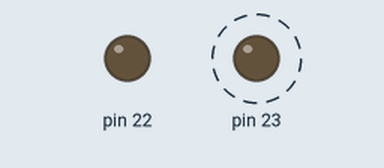
Simulated run of this sketch. Board: Arduino Uno, built with avr-gcc and run on an emulated ATmega328P. Parts: output pins drawn as LEDs (lit = HIGH). Dashed ring = blinking. What the sketch prints to the serial monitor is not drawn.

Above: at 1.0 s.
Timing chart, 0 to 4.7 s (numbered marks = the images above):
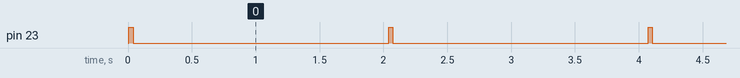

Measured:
- by itself, pin 23: alternates HIGH for 0.03 s and LOW for 2.0 s

The sketch:

WaveGeneration.ino
```cpp
/*=============================================================================
 Creator:      Terence Henriod
 Course:       CPE301
 Section:      1101
 Program Name: Wave Generation
 Revision #:   v0.01
 Date:         10/15/2013

 ==============================================================================*/


/*~~~~~~~~~~~~~~~~~~~~~~~~~~~~~~~~~~~~~~~~~~~~~~~~~~~~~~~~~~~~~~~~~~~~~~~~~~~~~~
 Constants
 ~~~~~~~~~~~~~~~~~~~~~~~~~~~~~~~~~~~~~~~~~~~~~~~~~~~~~~~~~~~~~~~~~~~~~~~~~~~~~~*/

const int DEBUGGING = 1;
const unsigned long int SHORT_DELAY = 150;    // in milliseconds
const unsigned long int MID_DELAY = 300;     // in milliseconds
const unsigned long int LONG_DELAY = 1500;    // in milliseconds


/*~~~~~~~~~~~~~~~~~~~~~~~~~~~~~~~~~~~~~~~~~~~~~~~~~~~~~~~~~~~~~~~~~~~~~~~~~~~~~~
 Function Prototypes
 ~~~~~~~~~~~~~~~~~~~~~~~~~~~~~~~~~~~~~~~~~~~~~~~~~~~~~~~~~~~~~~~~~~~~~~~~~~~~~~*/

void genRectangleWave( unsigned long int frequencyHz, unsigned int dutyCycle );

void openShutter( unsigned int speedCode );

void MyDelay( unsigned long int mSeconds );

void MyMicroDelay( unsigned long int uSeconds );


/*~~~~~~~~~~~~~~~~~~~~~~~~~~~~~~~~~~~~~~~~~~~~~~~~~~~~~~~~~~~~~~~~~~~~~~~~~~~~~~
 Setup
 ~~~~~~~~~~~~~~~~~~~~~~~~~~~~~~~~~~~~~~~~~~~~~~~~~~~~~~~~~~~~~~~~~~~~~~~~~~~~~~*/

void setup()
{
  // variables
  volatile unsigned char* portDDRB = (unsigned char*) 0x24;   // portB DDR (LED)
  *portDDRB |= 0xC0;                         // set pins 7:6 to output (1100 0000)

  /*========= FOR TIMER 1 =====================================================*/
  volatile unsigned char* tcc1A = (unsigned char*) 0x80;   // timer/counter1 control A
  *tcc1A = 0;                                         // set all bits to 0 for normal mode
  // specifically WGM11 and WGM10
  volatile unsigned char* tcc1B = (unsigned char*) 0x81;   // timer/counter1 control B
  *tcc1B = 0;                                         // set all bits to 0 for normal mode
  // specifically WGM13 and WGM11
  // and CS2:0 for clock stop
  volatile unsigned char* tcc1C = (unsigned char*) 0x82;   // timer/counter1 control C
  *tcc1C = 0;                                            // ensure register flags are cleared
  volatile unsigned char* timsk1 = (unsigned char*) 0x6F;  // interrupt mask register
  *timsk1 = 0;                                           // ensure these ar cleared too
  volatile unsigned char* tc1Flag = (unsigned char*) 0x36;  // timer/counter interrupt flag register
  // DO NOT use address 0x16!!!
  *tc1Flag |= 0x01;  // write 1 to clear flag (seriously)
  /*========= END TIMER 1 =====================================================*/

  if( DEBUGGING )
  {
    //Initialize serial and wait for port to open:
    Serial.begin(9600);
    while (!Serial)
    {
      // wait for serial port to connect. Needed for Leonardo only
    }
    Serial.println( "!!!!!!!!!!!!!!!!!!!!!!" );
    Serial.println( "!We are in debug mode!" );
    Serial.println( "!!!!!!!!!!!!!!!!!!!!!!" );
  }

  // no return - void setup
}

/*~~~~~~~~~~~~~~~~~~~~~~~~~~~~~~~~~~~~~~~~~~~~~~~~~~~~~~~~~~~~~~~~~~~~~~~~~~~~~~
 Loop
 ~~~~~~~~~~~~~~~~~~~~~~~~~~~~~~~~~~~~~~~~~~~~~~~~~~~~~~~~~~~~~~~~~~~~~~~~~~~~~~*/

void loop()
{

  // generate 16 kHz wave
  //genRectangleWave( 16000, 50 );

  // generate the 400Hz 'A' tone
  //genRectangleWave( 440, 50 );

  // generate the 500Hz wave with 30% duty cycle
  //genRectangleWave( 500, 30 );

  // test the shutter timer with speedCode 1
  //openShutter( 1 );

  // test the shutter timer with speedCode 5
  openShutter( 5 );

  // test the shutter timer with speedCode 10
  //openShutter( 10 );

  // delay functionality to make difference between loop calls noticeable
  MyDelay( 2000 );

  // end of loop function - restart from main
}

/*~~~~~~~~~~~~~~~~~~~~~~~~~~~~~~~~~~~~~~~~~~~~~~~~~~~~~~~~~~~~~~~~~~~~~~~~~~~~~~
 Function Implementations
 ~~~~~~~~~~~~~~~~~~~~~~~~~~~~~~~~~~~~~~~~~~~~~~~~~~~~~~~~~~~~~~~~~~~~~~~~~~~~~~*/

void genRectangleWave( unsigned long int frequencyHz, unsigned int dutyCycle )
{
  // variables
  volatile unsigned char* portB = (unsigned char*) 0x25;  // for B6
  *portB &= 0x7F;  // ensure signal is low
  volatile unsigned long int period = 0;
  volatile unsigned long int hiDelay = 0;
  volatile unsigned long int loDelay = 0;
  volatile unsigned long int counter = 0;

  // find the period of the wave
  // if the wave vibrates at frequency x, the period is x^-1
  // then x1000000 to convert to useconds conversion
  period = (unsigned long int)( 1000000.0 / frequencyHz );

  // scale the high and low periods according to the duty cycle
  hiDelay = (unsigned long int) ((dutyCycle / 100) * period);
  loDelay = (unsigned long int) (((100 - dutyCycle) / 100) * period);

  // I want the wave to run for 3 seconds, find out how many wave periods per second
  counter = (unsigned long int) (3000000 / period); // x1000000 to adjust for useconds

  // generate wave indefinitely (until we learn escape)
  for( ; counter > 0; counter-- )
  {
    // generate wave indefinitely (until we learn escape)
    // turn output high
    *portB |= 0x40;

    // maintain for the period of the wave
    MyMicroDelay( hiDelay );

    // turn output low
    *portB &= 0xBF;

    // maintain for off period of wave
    MyMicroDelay( loDelay );
  }

  // no return - void
}


void openShutter( unsigned int speedCode )
{
  // variables
  volatile unsigned char* portB = (unsigned char*) 0x25;  // for B7
  *portB &= 0x7F;  // ensure shutter is closed
  volatile unsigned long int openTime = 0;  // in milliseconds

  // determine how long to open the shutter based on the chosen code
  switch( speedCode )
  {
    // shutter speed 0
  case 0:
    // we have decided in this case that the shutter will be open
    // for 1 second. Find the period in milliseconds
    openTime = 1000;
    break;

    // shutter speed 1
  case 1:
    // we have decided in this case that the shutter will be open
    // for 0.5 second. Find the period in milliseconds
    openTime = 500;
    break;

    // shutter speed 2
  case 2:
    // we have decided in this case that the shutter will be open
    // for 0.25 second. Find the period in milliseconds
    openTime = 250;
    break;

    // shutter speed 3
  case 3:
    // we have decided in this case that the shutter will be open
    // for 0.125 second. Find the period in milliseconds
    openTime = 125;
    break;

    // shutter speed 4
  case 4:
    // we have decided in this case that the shutter will be open
    // for 1/15 (o.067) second. Find the period in milliseconds
    openTime = 67;
    break;

    // shutter speed 5
  case 5:
    // we have decided in this case that the shutter will be open
    // for 1/30 (0.0333) second. Find the period in milliseconds
    openTime = 33;
    break;

    // shutter speed 6
  case 6:
    // we have decided in this case that the shutter will be open
    // for 1/60 (0.0167) second. Find the period in milliseconds
    openTime = 17;
    break;

    // shutter speed 7
  case 7:
    // we have decided in this case that the shutter will be open
    // for 1/125 (0.008) second. Find the period in milliseconds
    openTime = 8;
    break;

    // shutter speed 8
  case 8:
    // we have decided in this case that the shutter will be open
    // for 1/250 second. Find the period in milliseconds
    openTime = 4;
    break;

    // shutter speed 9
  case 9:
    // we have decided in this case that the shutter will be open
    // for 1/500 second. Find the period in milliseconds
    openTime = 2;
    break;

    // shutter speed 10
  case 10:
    // we have decided in this case that the shutter will be open
    // for 1/1000 second. Find the period in milliseconds
    openTime = 1;
    break;
  }

  // open the shutter
  *portB |= 0x80;

  // leave shutter open for specified time
  MyDelay( openTime );

  // close the shutter
  *portB &= 0x7F;

  // no return - void
}


void MyDelay( unsigned long int mSeconds )
{
  // variables
  // TimerCouNTer1 registers
  volatile unsigned char* tcnt1H = (unsigned char*) 0x85; // more significant, 15:8
  volatile unsigned char* tcnt1L = (unsigned char*) 0x84; // 7:0
  // tcRegisters replaces the two above at the same time
  volatile unsigned int* tcRegisters;   // unsigned int is assumed to be 16 bit
  tcRegisters = (unsigned int*) 0x84;
  volatile unsigned char* tcc1A = (unsigned char*) 0x80;   // timer/counter1 control A
  volatile unsigned char* tcc1B = (unsigned char*) 0x81;   // timer/counter1 control B
  volatile unsigned char* tc1Flag = (unsigned char*)0x36;   // contains TOV1 flag
  volatile unsigned int timerStartVal = 0;
  volatile unsigned int countupVal = 0;

  // ensure the clock is stopped
  // set the clock select bits for clock stopping
  // i.e. CS02, CS01, CS00 to (000)
  *tcc1B &= 0xF8;   // (1111 1000)

  // calculate the number of ticks we need to wait
  /* This means we need to figure out how many ticks are necessary.
   Assuming the frequency of the clock in the Arduino is 16.000 MHz,
   this means that we get 16,000,000 ticks per second, 16 ticks
   per millisecond.

   If we use a pre-scale factor of 1024, then we perceive the timer
   to oscillate at 15625 Hz. Invert this to find that every tick is then
   perceived to occur every 6.4 E-5 seconds.

   Now, we need to find a constant that will be correspond to the number
   of ticks per millisecond. This is found by dividing 1 miliisecond
   by the time it takes for a tick. This is 15.625. I will "ceiling" this
   number (if necessary) and say that there are 16 ticks per millisecond. (10h)
   */
  // get countup value
  countupVal = (unsigned int) ( mSeconds * 15.625);

  // calculate timer start value (MAX + 1 - countupVal)
  timerStartVal = (unsigned int) (65536 - (long) countupVal);

  // setup for timing
  // store the calculated timer start value
  //TODO: Use the 16 bit type defined in the header file
  *tcRegisters = timerStartVal;                                         // 124? WTF?

  // clear the TOV flag
  *tc1Flag |= 0x01;

  // start timing
  // start the timer to count in the 1024 pre-scale
  // (set CS2, CS1, CS0 to 101 (XXXX X101) )
  *tcc1B = 0x05;

  // let TCNT1 count up to max (that is, TOV1 flag gets set)
  while( (*tc1Flag & 0x01) == 0x00 )
  {
  }

  // clean up - stop counter
  // set the clock select bits for clock stopping
  // i.e. CS02, CS01, CS00 to (000)
  *tcc1B = 0;   // (1111 1000)

  // clear the TOV1 flag
  *tc1Flag |= 0x01;

  // no return - void
}


void MyMicroDelay( unsigned long int uSeconds )
{
  // variables
  // TimerCouNTer1 registers
  volatile unsigned int* tcRegisters;   // unsigned int is assumed to be 16 bit
  tcRegisters = (unsigned int*) 0x84;
  volatile unsigned char* tcc1A = (unsigned char*) 0x80;   // timer/counter1 control A
  volatile unsigned char* tcc1B = (unsigned char*) 0x81;   // timer/counter1 control B
  volatile unsigned char* tc1Flag = (unsigned char*)0x36;   // contains TOV1 flag
  volatile unsigned int timerStartVal = 0;
  volatile unsigned int countupVal = 0;

  // ensure the clock is stopped
  *tcc1B = 0;  // OK because normal mode

  // calculate the number of ticks we need to wait
  /*
    A good microseconds pre-scale is 1 because it will allow us to use up to 4096 uSeconds

   After the conversion, we see that 0.0625 is the number of ticks per microsecond
   */
  // get countup value
  countupVal = (unsigned int) ( uSeconds * 0.0625 );

  // calculate timer start value (MAX + 1 - countupVal)
  timerStartVal = (unsigned int) (65536 - (long) countupVal);

  // setup for timing
  // store the calculated timer start value
  //TODO: Use the 16 bit type defined in the header file
  *tcRegisters = timerStartVal;                                         // 124? WTF?

  // clear the TOV flag
  *tc1Flag |= 0x01;

  // start timing
  // start the timer to count in the  pre-scale
  // (set CS2, CS1, CS0)
  *tcc1B = 0x00;  // OK for normal mode

  // let TCNT1 count up to max (that is, TOV1 flag gets set)
  while( (*tc1Flag & 0x01) == 0x00 )
  {
  }

  // clean up - stop counter
  // set the clock select bits for clock stopping
  *tcc1B = 0;   // OK for normal mode

  // clear the TOV1 flag
  *tc1Flag |= 0x01;

  // no return - void
}
```
